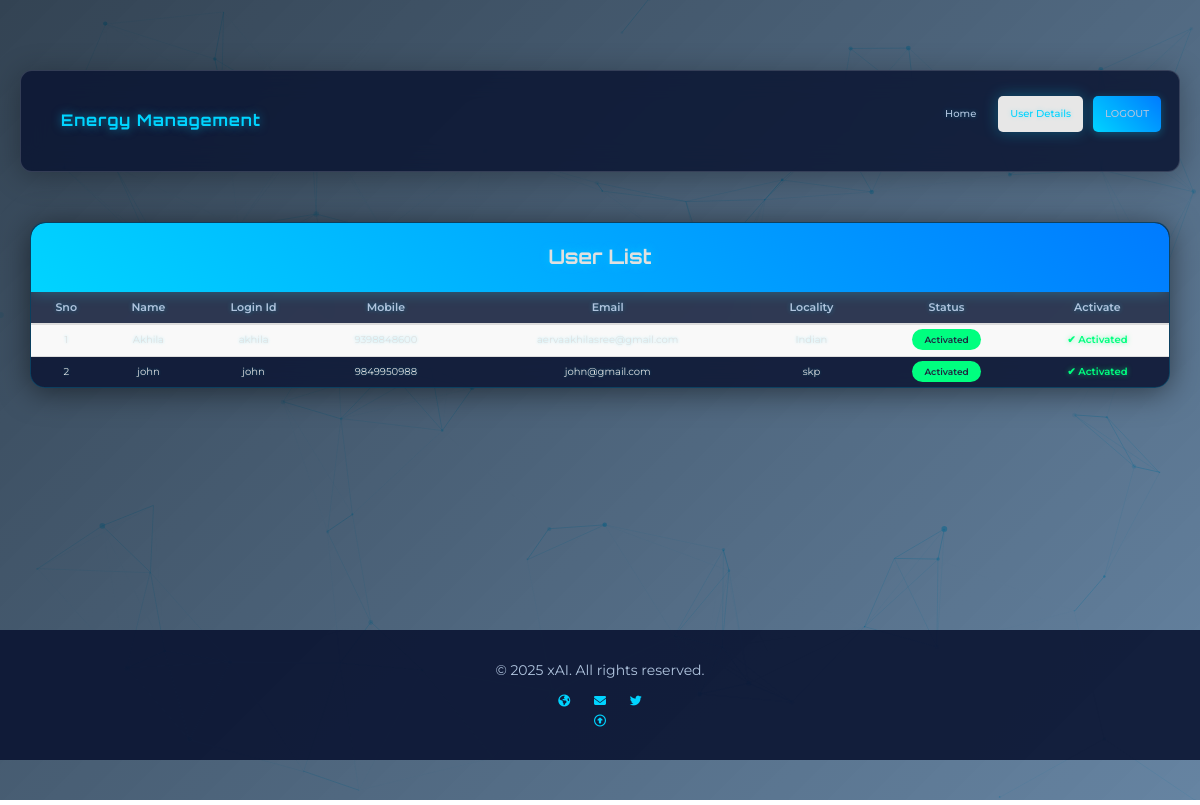
Page /ViewRegisteredUsers/ on the committed database.
### users/models.py (models this page shows, shortened)
class UserRegistrationModel(models.Model):
    name = models.CharField(max_length=100)
    loginid = models.CharField(unique=True, max_length=100)
    password = models.CharField(max_length=100)
    mobile = models.CharField(unique=True, max_length=100)
    email = models.CharField(unique=True, max_length=100)
    locality = models.CharField(max_length=100)
    address = models.CharField(max_length=1000)
    city = models.CharField(max_length=100)
    state = models.CharField(max_length=100)
    status = models.CharField(max_length=100)
    class Meta:
        db_table = 'UserRegistrations'

### admins/views.py (the view)
# urls.py: path("ViewRegisteredUsers/", admins.ViewRegisteredUsers, name="ViewRegisteredUsers"),
def ViewRegisteredUsers(request):
    data = UserRegistrationModel.objects.all()
    return render(request, 'admins/RegisteredUsers.html', {'data': data})

### assets/templates/admins/RegisteredUsers.html (shortened to what this page needs)
{% extends 'admins/adminbase.html' %}
{% block user_list %}active{% endblock %}
{% block content %}
<div class="container">
    <div class="card wow fadeIn" data-wow-duration="1s">
        <div class="card-header">User List</div>
        <div class="card-body">
            <table class="table table-striped">
                <thead>
                    <tr>
                        <th scope="col">Sno</th>
                        <th scope="col">Name</th>
                        <th scope="col">Login Id</th>
                        <th scope="col">Mobile</th>
                        <th scope="col">Email</th>
                        <th scope="col">Locality</th>
                        <th scope="col">Status</th>
                        <th scope="col">Activate</th>
                    </tr>
                </thead>
                <tbody>
                    {% for user in data %}
                        <tr>
                            <td>{{ forloop.counter }}</td>
                            <td>{{ user.name }}</td>
                            <td>{{ user.loginid }}</td>
                            <td>{{ user.mobile }}</td>
                            <td>{{ user.email }}</td>
                            <td>{{ user.locality }}</td>
                            <td>
                                {% if user.status == 'waiting' %}
                                    <span class="status-waiting">Waiting</span>
                                {% else %}
                                    <span class="status-active">Activated</span>
                                {% endif %}
                            </td>
                            <td>
                                {% if user.status == 'waiting' %}
                                    <a class="btn-activate" href="/AdminActivaUsers/?uid={{ user.id }}">Activate</a>
                                {% else %}
                                    <span class="text-activated">✔ Activated</span>
                                {% endif %}
                            </td>
                        </tr>
                    {% endfor %}
                </tbody>
            </table>
        </div>
    </div>
</div>
{% endblock %}

### assets/templates/admins/adminbase.html (shortened to what this page needs)
{% load static %}
<!DOCTYPE html>
<html lang="en">
<head>
    <link rel="stylesheet" href="{% static 'css/bootstrap.min.css' %}" media="screen">
    <link rel="stylesheet" href="{% static 'css/font-awesome.min.css' %}">
    <link rel="stylesheet" href="{% static 'css/animate.css' %}" media="screen">
    <link rel="stylesheet" href="{% static 'vendor/owl-carousel/css/owl.carousel.css' %}" rel="stylesheet">
    <link rel="stylesheet" href="{% static 'vendor/owl-carousel/css/owl.theme.css' %}" rel="stylesheet">
</head>
<body data-spy="scroll" data-target="#navbar-scroll">
<div id="particles-js"></div>
<div class="overlay">
    <div id="menu">
        <nav class="navbar-wrapper navbar-default" role="navigation">
            <div class="container">
                <div class="navbar-header">
                    <a class="navbar-brand site-name" href="{% url 'AdminHome' %}">
                        <h2>Energy Management</h2>
                    </a>
                </div>
                <div id="navbar-scroll" class="collapse navbar-collapse navbar-right" id="navbarSupport">
                    <ul class="nav navbar-nav">
                        <li class="nav-item {% block admin_home %}{% endblock %}">
                            <a class="nav-link" href="{% url 'AdminHome' %}">Home</a>
                        </li>
                        <li class="nav-item {% block user_list %}{% endblock %}">
                            <a class="nav-link" href="{% url 'ViewRegisteredUsers' %}">User Details</a>
                        </li>
                        <li class="nav-item">
                            <a class="btn btn-primary ml-lg-3" href="{% url 'index' %}">Logout</a>
                        </li>
                    </ul>
                </div>
            </div>
        </nav>
    </div>
    <main style="flex: 1; padding-top: 20px;">
        {% block content %}
        {% endblock %}
    </main>
    <footer class="footer">
        <div class="container text-center">
            <p>© 2025 xAI. All rights reserved.</p>
            <div>
                <a href="https://x.ai" target="_blank" aria-label="Visit xAI Website"><i class="fa fa-globe"></i></a>
                <a href="mailto:support@x.ai" aria-label="Email Support"><i class="fa fa-envelope"></i></a>
                <a href="https://twitter.com/xAI" target="_blank" aria-label="Follow xAI on Twitter"><i class="fa fa-twitter"></i></a>
            </div>
            <a href="#" class="scrollToTop"><i class="fa fa-arrow-circle-o-up"></i></a>
        </div>
    </footer>
</div>
<script>
    // Initialize WOW.js for animations
    new WOW().init();
    // Initialize Particles.js
    particlesJS('particles-js', {
        particles: {
            number: { value: 80, density: { enable: true, value_area: 800 } },
            color: { value: '#00d4ff' },
            shape: { type: 'circle', stroke: { width: 0, color: '#000000' } },
            opacity: { value: 0.5, random: true, anim: { enable: true, speed: 1, opacity_min: 0.1, sync: false } },
            size: { value: 3, random: true, anim: { enable: false, speed: 40, size_min: 0.1, sync: false } },
            line_linked: { enable: true, distance: 150, color: '#00d4ff', opacity: 0.4, width: 1 },
            move: { enable: true, speed: 2, direction: 'none', random: false, straight: false, out_mode: 'out', bounce: false }
        },
        interactivity: {
            detect_on: 'canvas',
            events: { onhover: { enable: true, mode: 'grab' }, onclick: { enable: true, mode: 'push' }, resize: true },
            modes: { grab: { distance: 140, line_linked: { opacity: 1 } }, push: { particles_nb: 4 } }
        },
        retina_detect: true
    });
    // Scroll to Top and Navbar Scroll Effect
    $(window).scroll(function() {
        if ($(this).scrollTop() > 100) {
            $('.scrollToTop').fadeIn();
            $('.navbar-wrapper').addClass('scrolled');
        } else {
            $('.scrollToTop').fadeOut();
            $('.navbar-wrapper').removeClass('scrolled');
        }
    });
    $('.scrollToTop').click(function() {
        $('html, body').animate({scrollTop: 0}, 800);
        return false;
    });
    // Ensure navbar toggle animations work
    $('.navbar-toggle').on('click', function() {
        $(this).toggleClass('collapsed');
    });
</script>
</body>
</html>

### assets/templates/admins/adminbase.html (style rules this page uses)
body { font-family: 'Montserrat', sans-serif; background: url('https://images.unsplash.com/photo-1517502884422-41eaead166d4') no-repeat center center fixed; background-size: cover; color: #e0e0e0; margin: 0; padding: 0; min-height: 100vh; display: flex; flex-direction: column; overflow-x: hidden; position: relative; }
.overlay { background: linear-gradient(135deg, rgba(0, 20, 40, 0.8), rgba(0, 50, 100, 0.6)); min-height: 100vh; padding-top: 60px; padding-bottom: 40px; display: flex; flex-direction: column; position: relative; }
#particles-js { position: absolute; width: 100%; height: 100%; top: 0; left: 0; z-index: 0; }
.navbar-wrapper { background: rgba(10, 20, 50, 0.85); backdrop-filter: blur(12px); border-radius: 12px; border: 1px solid rgba(255, 255, 255, 0.15); box-shadow: 0 4px 30px rgba(0, 0, 0, 0.3); padding: 0.5rem 1rem; margin: 1rem 2rem; position: sticky; top: 10px; z-index: 1000; transition: all 0.4s ease-in-out; }
.navbar-brand { display: flex; align-items: center; }
.navbar-brand h2 { color: #00d4ff; font-weight: 700; margin: 0; font-size: 1.6rem; font-family: 'Orbitron', sans-serif; letter-spacing: 1px; text-shadow: 0 0 10px rgba(0, 212, 255, 0.5); animation: pulse 2s infinite; }
.navbar-nav { display: flex; align-items: center; gap: 1rem; }
.nav-item { position: relative; animation: slideIn 0.5s ease forwards; opacity: 0; }
.nav-item:nth-child(1) { animation-delay: 0.1s; }
.nav-item:nth-child(2) { animation-delay: 0.2s; }
.nav-item:nth-child(3) { animation-delay: 0.3s; }
.nav > li > a { color: #b0c4de !important; font-size: 1rem; font-weight: 500; padding: 8px 12px !important; transition: all 0.3s ease; font-family: 'Montserrat', sans-serif; border-radius: 5px; text-shadow: 0 0 5px rgba(0, 212, 255, 0.3); position: relative; }
.nav > li.active > a { color: #00d4ff !important; background: rgba(0, 212, 255, 0.1); box-shadow: 0 0 15px rgba(0, 212, 255, 0.3); }
.btn-primary { background: linear-gradient(45deg, #00d4ff, #007bff); border: none; padding: 8px 20px; border-radius: 50px; font-weight: 600; font-size: 1rem; color: #fff; transition: all 0.3s ease; box-shadow: 0 2px 8px rgba(0, 212, 255, 0.3); font-family: 'Montserrat', sans-serif; text-transform: uppercase; position: relative; animation: pulseButton 1.5s infinite; }
.footer { background: rgba(10, 20, 50, 0.9); padding: 1rem 0; color: #b0c4de; margin-top: auto; text-align: center; position: relative; z-index: 2; }
.footer a { color: #00d4ff; margin: 0 10px; font-size: 1.2rem; transition: all 0.3s ease; }
.scrollToTop { color: #b0c4de; font-size: 2rem; transition: all 0.3s ease; }

### rows in the picture
UserRegistrationModel: name "Akhila", loginid "akhila", mobile "9398848600", email "aervaakhilasree@gmail.com", locality "Indian", status "Activated"
UserRegistrationModel: name "john", loginid "john", mobile "9849950988", email "john@gmail.com", locality "skp", status "Activated"
